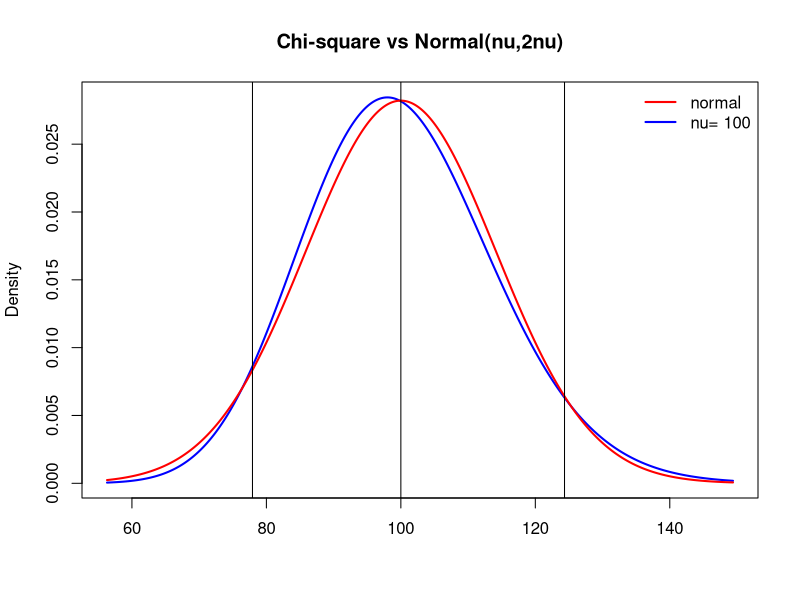
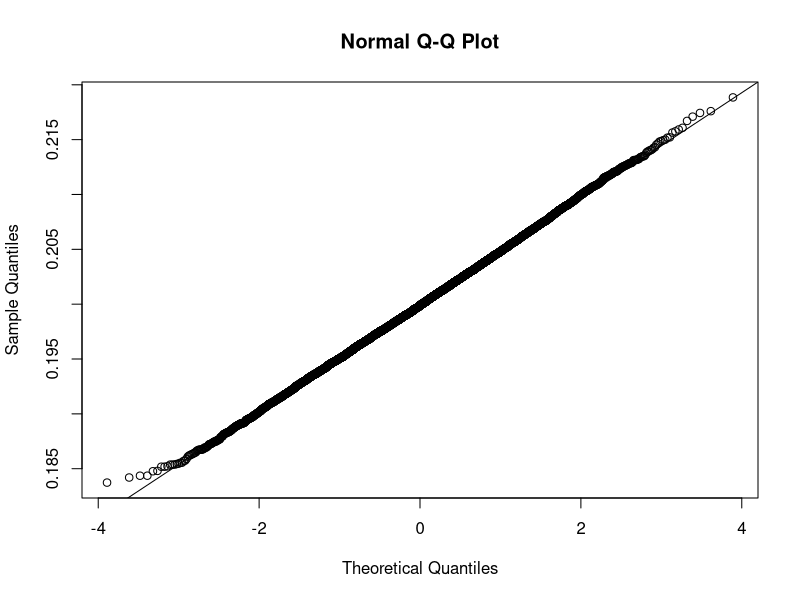
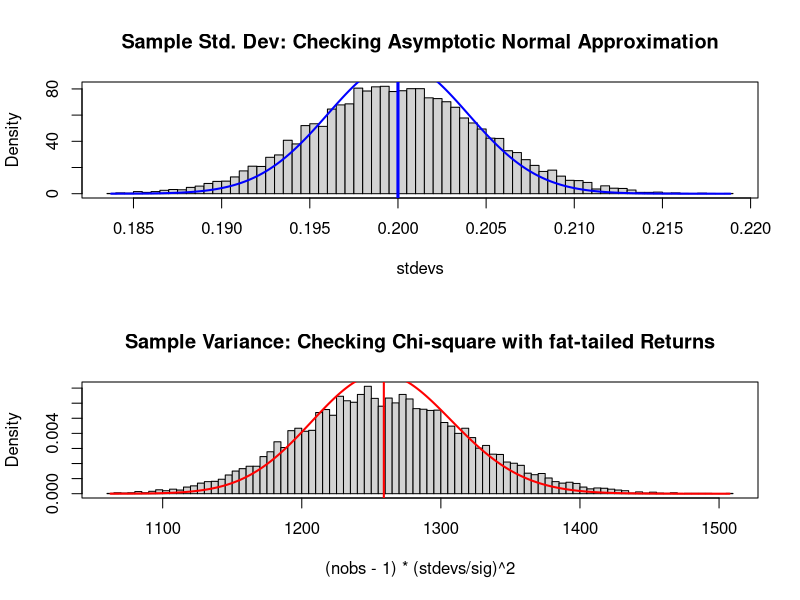

Write R code to recreate these figures, in order.
#
# Chi-square vs its normal approximation
# Effect on distribution of estimator of Std.Dev.


par(mfrow=c(1,1))

dof<-100

# Find range for values of x
lb<-max(min(qchisq(0.001,dof),qnorm(0.001,dof,sqrt(2*dof))),0)
ub<-max(qchisq(0.999,dof),qnorm(0.999,dof,sqrt(2*dof)))
xvals<-seq(lb,ub,by=0.1)

plot(xvals,dchisq(xvals,dof),col="blue",type="l",lwd=2,
	ylab="Density",xlab="")
lines(xvals,dnorm(xvals,dof,sqrt(2*dof)),lwd=2,col="red")
title("Chi-square vs Normal(nu,2nu)")
legend("topright",c("normal",paste("nu=",dof)),
	col=c("red","blue"),lwd=c(2,2),bty="n")
abline(v=c(dof,qchisq(c(0.05,0.95),dof)))

#########################################################
#	Confidence interval for the standard deviation
#	Chi-square vs Normal approximation

# 95% confidence interval:
# s^2 ~ sig^2 x chisq(60) / nu

# We obtain an estimate sigma = 0.2, with nobs observations
# Confidence interval for s using exact or asymptotic ?

nobs <-20;		dof<-nobs-1

# Exact distribution of s assuming normal returns 
# s ~ sig sqrt(chisq(dof)/dof) 
# confidence interval with s=0.2 

0.2*sqrt(dof/qchisq(c(0.975,0.025),dof))

# large sample, approximation with s=0.2

qnorm(c(0.025,0.975),0.2,0.2/sqrt(2*nobs))	

# Maybe the large sample approximation is wrong 
# But the small sample distribution requires normal returns.
# If returns are very fat tailed, it may be wrong too?
# Then everything is wrong! Statistics is fun

sig <-0.20
nyear<-5; freq<-252; nsim<-10000;	nu<-10
nobs <- nyear*freq
rets <- matrix(rt(nsim*nobs,nu),ncol=nsim)*sqrt((nu-2)/nu)*
			sig/sqrt(freq)  
stdevs <-apply(rets,2,sd)*sqrt(freq)

quantile(stdevs,c(0.025,0.975))		# Simulated

qqnorm(stdevs);qqline(stdevs)

par(mfrow=c(2,1))
hist(stdevs,nclass=100,prob=T,main="");box()
title("Sample Std. Dev: Checking Asymptotic Normal Approximation")
lines(sort(stdevs),dnorm(sort(stdevs),sig,sig/sqrt(2*nobs)),
	col="blue",lwd=2)
abline(v=0.2,lwd=3,col="blue")

hist((nobs-1)*(stdevs/sig)^2,nclass=100,prob=T,main="");box()
abline(v=(nobs-1),col="red",lwd=2)
xvals<-sort( (nobs-1)*(stdevs/sig)^2    )
lines(xvals,dchisq(xvals,(nobs-1)),col="red",lwd=2)
title("Sample Variance: Checking Chi-square with fat-tailed Returns")

